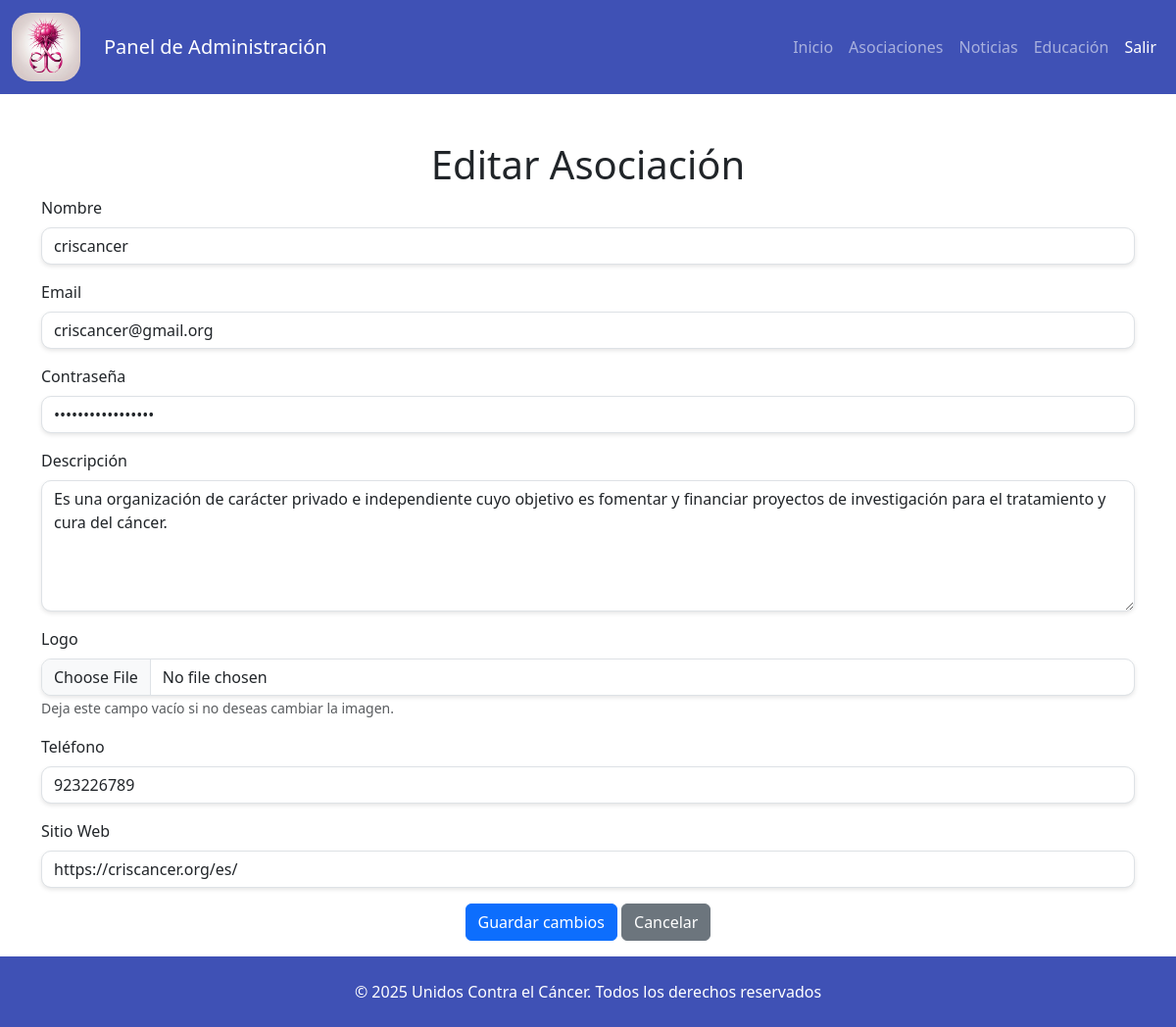
The app's page /login/pages/editar_asociacion.php?id=6 (signed in) with its own data.
### tables this page shows
create table if not exists associations (
id int primary key auto_increment,
nombre_asociacion varchar(255),
email varchar(255) UNIQUE,
pass varchar(255),
descripcion text,
logo varchar(255),
telefono varchar(10),
sitio_web varchar(255),
pagina VARCHAR(255) NOT NULL,
user_id INT UNIQUE,  
CONSTRAINT fk_user FOREIGN KEY (user_id) REFERENCES users(id) ON DELETE CASCADE
);

### bd/functionBd.php (called while the page is built, shortened)
<?php
function getAssociationById($id)
{
    $query = "SELECT * FROM associations WHERE id = $id;";
    $result = mysqli_query($GLOBALS['con'], $query) or die("Error en la consulta a la base de datos");
    return $result;
}

### login/pages/editar_asociacion.php (the view, shortened to what this page needs)
<?php
require_once(__DIR__ . '/../../bd/functionBd.php');
if (isset($_GET['id']) && !empty($_GET['id'])) {
    $id = $_GET['id'];
}
$id = intval($id);
$result = getAssociationById($id);
if ($row = $result->fetch_assoc()) {
?>
    <!DOCTYPE html>
    <html lang="es">
    <head>
        <link href="https://cdn.jsdelivr.net/npm/bootstrap@5.3.0/dist/css/bootstrap.min.css" rel="stylesheet">
        <link rel="stylesheet" href="../../css/style.css">
    </head>
    <body class="d-flex flex-column min-vh-100">
        <nav id="nav-principal" class="navbar navbar-expand-lg navbar-dark">
            <div class="container-fluid">
                <a class="navbar-brand d-flex align-items-center" href="../../index.php">
                    <img src="../../img/logo-web.jpg" alt="Logo" height="70" class="me-4" style="border-radius: 20px;">
                    Panel de Administración
                </a>
                <div class="collapse navbar-collapse justify-content-end" id="navbarNav">
                    <ul class="navbar-nav" id="list-ul-nav">
                        <li class="nav-item"><a class="nav-link" href="../../index.php">Inicio</a></li>
                        <li class="nav-item"><a class="nav-link" href="../../pages/asociaciones.php">Asociaciones</a></li>
                        <li class="nav-item"><a class="nav-link" href="../../pages/noticias.php">Noticias</a></li>
                        <li class="nav-item"><a class="nav-link" href="../../pages/educacion.php">Educación</a></li>
                        <li class="nav-item"><a class="nav-link btn btn-danger text-white" href="../logout.php">Salir</a></li>
                    </ul>
                </div>
            </div>
        </nav>
        <main class="flex-grow-1 mb-3">
            <div class="container mt-5">
                <h1 class="text-center">Editar Asociación</h1>
                <form id="form-association" action="../process/processAssociationEdit.php" method="post" enctype="multipart/form-data">
                    <div class="mb-3">
                        <label for="nombre_asociacion" class="form-label">Nombre</label>
                        <input type="text" id="name" name="nombre_asociacion" class="form-control" value="<?php echo htmlspecialchars($row['nombre_asociacion']); ?>" required>
                    </div>
                    <div class="mb-3">
                        <label for="email" class="form-label">Email</label>
                        <input type="email" id="email" name="email" class="form-control" value="<?php echo htmlspecialchars($row['email']); ?>" required>
                    </div>
                    <div class="mb-3">
                        <label for="pass" class="form-label">Contraseña</label>
                        <input type="password" id="pass" name="pass" class="form-control" value="<?php echo htmlspecialchars($row['pass']); ?>" required>
                    </div>
                    <div class="mb-3">
                        <label for="descripcion" class="form-label">Descripción</label>
                        <textarea id="descripcion" name="descripcion" class="form-control" rows="5" required><?php echo htmlspecialchars($row['descripcion']); ?></textarea>
                    </div>
                    <div class="mb-3">
                        <label for="imagen" class="form-label">Logo</label>
                        <input type="file" id="image" name="imagen" class="form-control">
                        <small class="text-muted">Deja este campo vacío si no deseas cambiar la imagen.</small>
                    </div>
                    <div class="mb-3">
                        <label for="telefono" class="form-label">Teléfono</label>
                        <input type="text" id="phone" name="telefono" class="form-control" value="<?php echo htmlspecialchars($row['telefono']); ?>" required>
                    </div>
                    <div class="mb-3">
                        <label for="sitio_web" class="form-label">Sitio Web</label>
                        <input type="text" id="web" name="sitio_web" class="form-control" value="<?php echo htmlspecialchars($row['sitio_web']); ?>" required>
                    </div>
                    <div class="text-center">
                        <button type="submit" class="btn btn-primary">Guardar cambios</button>
                        <a href="../../index.php" class="btn btn-secondary">Cancelar</a>
                    </div>
                </form>
            </div>
        </main>
        <footer id="footer-principal" class="text-white text-center py-4">
            <p class="mb-0">&copy; 2025 Unidos Contra el Cáncer. Todos los derechos reservados</p>
        </footer>
    </body>
    </html>
<?php
} else {
    header("Location: ../../index.php");
    exit();
}
?>

### css/style.css (style rules this page uses)
html, body { height: 100%; margin: 0; display: flex; flex-direction: column; }
#nav-principal { background-color: #3F51B5; }
#footer-principal { background-color: #3F51B5; color: white; }
.navbar-brand img { height: 70px; border-radius: 20px; transition: all 0.3s ease; }
.form-control { border-radius: 10px; box-shadow: 0 2px 4px rgba(0, 0, 0, 0.1); }

### records on screen
associations: nombre_asociacion "criscancer", email "criscancer@gmail.org", descripcion "Es una organización de carácter privado e independiente cuyo objetivo es fomentar y financiar proyectos de investigación para el tratamiento y cura del cáncer.", telefono "923226789", sitio_web "https://criscancer.org/es/"
